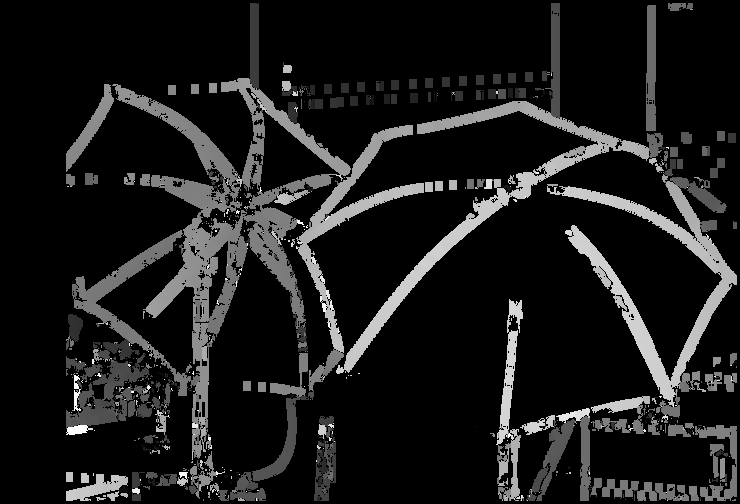

The Python source for this figure:
import numpy as np
import cv2
import sys
from mpl_toolkits import mplot3d
from matplotlib import pyplot as plt


# Hyperparameters ================================
FOCAL_LENGTH_PIXELS = 5806.559
# For Focal Length Calculation
SENSOR_LENGTH_MM = 22.2
SENSOR_HEIGHT_MM = 14.8
PHOTO_LENGTH_PIXELS = 3088
PHOTO_HEIGHT_PIXELS = 2056
# Resize image
IMAGE_LENGTH_PIXELS = 740
IMAGE_HEIGHT_PIXELS = 505
# Depth into the scene
DOFFS = 114.291 # in pixels
BASELINE = 174.019 # in mm

# Set threshold values for
THR1 = 20
THR2 = 125
NUM_DISPARITY = 4 # *16 -----4
BLOCK_SIZE = 1 # *2 + 5 -----0

USE_EDGE_DETECTION = True

WINDOW_DIS = 'Disparity'
WINDOW_EDGE = 'Edge'


# ================================================
# 1.2 Disparity Map
def getDisparityMap(imL, imR, numDisparities, blockSize):
    """
    Get the disparity map of the scene

    imL: the left image
    imR: the right image
    numDisparities: the maximum disparity minus minimum disparity
    blockSize: the size of the window used to match pixels
    """
    # Ensure blockSize is odd, within 5..255, and not larger than image width or height
    # blockSize = max(5, min(255, blockSize))
    # if blockSize % 2 == 0:
    #     blockSize += 1
    # blockSize = min(blockSize, imL.shape[1], imL.shape[0])

    stereo = cv2.StereoBM_create(numDisparities=numDisparities, blockSize=blockSize)

    disparity = stereo.compute(imL, imR)
    disparity = disparity - disparity.min() + 1 # Add 1 so we don't get a zero depth, later
    disparity = disparity.astype(np.float32) / 16.0 # Map is fixed point int with 4 fractional bits

    return disparity # floating point image
# ================================================
#
# 1.1 Focal Length Calculation
def calcRealFocalLength(sensorSize, imgSize, focalLength):
    """
    Calculate the real focal length of the camera

    The formula is: f = (sensorSize / resolution) * focalLength
    sensorSize: the size of the camera sensor in mm
    imgSize: the size of the image in pixels
    focalLength: the focal length of the camera in pixels
    """
    return (sensorSize / imgSize) * focalLength

def getEdgeMap(img, threshold1, threshold2):
    """
    Get the edge map of the image using Canny edge detection

    img: the image to detect edges in
    threshold1: the first threshold for the hysteresis procedure
    threshold2: the second threshold for the hysteresis procedure
    """
    # img = cv2.GaussianBlur(img, (5, 5), 0)
    imgCanny = cv2.Canny(img, threshold1, threshold2)
    return imgCanny

#  1.3 Views of the Scene
def calcDepthMap(disparityMap, f=FOCAL_LENGTH_PIXELS, DOFFS=DOFFS, Z=BASELINE):
    """
    Calculate the depth map of the scene

    disparityMap: the disparity map of the scene

    baseLine: the distance between the two cameras in mm
    f: the focal length of the camera in pixels
    d: the disparity map of the scene in pixels
    Z: the depth map of the scene in mm

    The formula is: Z = baseLine * (f / (d + DOFFS))
    """
    # f = calcRealFocalLength(SENSOR_LENGTH_MM, PHOTO_LENGTH_PIXELS, FOCAL_LENGTH_PIXELS)

    Z = BASELINE * (f / (disparityMap + DOFFS))
    return Z

# ================================================
#
def plot(depth):
    """
    Plot the 3D scene of the depth map

    depth: the depth map of the scene
    """
    low_threshold = 0 #40
    high_threshold = 10800 #60
    
    f = calcRealFocalLength(SENSOR_LENGTH_MM, PHOTO_LENGTH_PIXELS, FOCAL_LENGTH_PIXELS)
    rows, cols = np.where((depth > low_threshold) & (depth < high_threshold))
    z = depth[(depth > low_threshold) & (depth < high_threshold)]
    # x = (cols / len(cols) * PHOTO_HEIGHT_PIXELS) * (SENSOR_LENGTH_MM / PHOTO_HEIGHT_PIXELS) * (z / f)
    # y = (SENSOR_HEIGHT_MM / rows) * (z / f)
    x = (cols/IMAGE_LENGTH_PIXELS) * SENSOR_LENGTH_MM * (z / f)
    y = (rows/IMAGE_HEIGHT_PIXELS) * SENSOR_HEIGHT_MM * (z / f)
    # x = cols
    # y = rows
    print('finished')
    
    # Plt depths

    ax = plt.axes(projection ='3d')
    ax.view_init(elev=30, azim=45)
    # Plot the 3D scatter plot
    ax.scatter(x, z, y, 'green', s=0.1)
    ax.set_xlabel('x')
    ax.set_ylabel('z')
    ax.set_zlabel('y')
    plt.savefig('myplot.png', bbox_inches='tight') # Can also specify an image, e.g. myplot.png
    plt.show()

    # 2D plot viewed from above (X, Z coordinates)
    plt.figure()
    plt.scatter(x, z, s=0.1)
    plt.xlabel('x')
    plt.ylabel('z')
    plt.savefig('top_view.png', bbox_inches='tight')
    plt.show()

    # 2D plot viewed from the side (Y, Z)
    plt.figure()
    plt.scatter(y, z, s=0.1)
    plt.xlabel('y')
    plt.ylabel('z')
    plt.savefig('side_view.png', bbox_inches='tight')
    plt.show()
# ================================================
#
def concatImgs(imgs: list, labels: list):
    labeledImgs = []
    for i, img in enumerate(imgs):
        img = cv2.putText(img, labels[i], (10, 20), cv2.FONT_HERSHEY_SIMPLEX, 0.8, (255, 255, 255), 1, cv2.LINE_AA)
        labeledImgs.append(img)
    concat = np.concatenate(labeledImgs, axis=1) 
    concat = cv2.resize(concat, (0,0), fx=0.5, fy=0.5)
    return concat

def drawDisparityImage(numDisparity = None, blockSize = None, threshold1=None, threshold2=None):
    
    if numDisparity is None:
        numDisparity = cv2.getTrackbarPos('numDisparity', WINDOW_DIS)
    if blockSize is None:
        blockSize = cv2.getTrackbarPos('blockSize', WINDOW_DIS)
        
    if USE_EDGE_DETECTION:
        if threshold1 is None:
            threshold1 = cv2.getTrackbarPos('threshold1', WINDOW_EDGE)
        if threshold2 is None:
            threshold2 = cv2.getTrackbarPos('threshold2', WINDOW_EDGE)
            
        edgeL = getEdgeMap(imgL, threshold1, threshold2)
        edgeR = getEdgeMap(imgR, threshold1, threshold2)
        
        cv2.imshow(WINDOW_EDGE, edgeL)
    
        disparity = getDisparityMap(edgeL, edgeR, numDisparity*16, blockSize*2+5)
    else:
        disparity = getDisparityMap(imgL, imgR, numDisparity*16, blockSize*2+5)

    # Normalise for display
    disparityImg = np.interp(disparity, (disparity.min(), disparity.max()), (0.0, 1.0))

    # Show result
    cv2.imshow(WINDOW_DIS, disparityImg)
    
def drawEdgeDetected_threshold1(threshold1):
    drawDisparityImage(threshold1=threshold1)
    
def drawEdgeDetected_threshold2(threshold2):
    drawDisparityImage(threshold2=threshold2)
    
def drawDisparity_numDisparity(numDisparity):
    drawDisparityImage(numDisparity=numDisparity)
    
def drawDisparity_blockSize(blockSize):
    drawDisparityImage(blockSize=blockSize)

def compute_and_display_disparity(imgL, imgR, USE_EDGE_DETECTION, THR1, THR2, NUM_DISPARITY, BLOCK_SIZE, WINDOW_EDGE, WINDOW_DIS):
    # Create a window to display the image in
    cv2.namedWindow('Disparity', cv2.WINDOW_NORMAL)

    if USE_EDGE_DETECTION:
        cv2.imshow(WINDOW_EDGE, getEdgeMap(imgL, THR1, THR2))
        
        edgeL = getEdgeMap(imgL, THR1, THR2)
        edgeR = getEdgeMap(imgR, THR1, THR2)
        
        cv2.createTrackbar('threshold 1', WINDOW_EDGE, THR1, 255, drawEdgeDetected_threshold1)
        cv2.createTrackbar('threshold 2', WINDOW_EDGE, THR2, 255, drawEdgeDetected_threshold2)

        # Get disparity map
        disparity = getDisparityMap(edgeL, edgeR, NUM_DISPARITY*16, 5+BLOCK_SIZE*2)
    else:
        # Get disparity map
        disparity = getDisparityMap(imgL, imgR, NUM_DISPARITY*16, 5+BLOCK_SIZE*2)

    # Normalise for display
    disparityImg = np.interp(disparity, (disparity.min(), disparity.max()), (0.0, 1.0))

    cv2.imwrite('disparity_no_canny.png', disparityImg*255)
    # Show result
    cv2.imshow(WINDOW_DIS, disparityImg)

    cv2.createTrackbar('num of disparity', WINDOW_DIS, NUM_DISPARITY, 16, drawDisparity_numDisparity)
    cv2.createTrackbar('blockSize', WINDOW_DIS, BLOCK_SIZE, 16, drawDisparity_blockSize)

    cv2.imwrite('disparity.png', disparityImg*255)

    depth = calcDepthMap(disparity)
    # Show 3D plot of the scene
    plot(depth)


if __name__ == '__main__':
    # Calculate the real focal length of the camera
    focal_length = calcRealFocalLength(SENSOR_LENGTH_MM, PHOTO_LENGTH_PIXELS, FOCAL_LENGTH_PIXELS)

    # Load left image
    filename = 'umbrellaL.png'
    imgL = cv2.imread(filename, cv2.IMREAD_GRAYSCALE)
    # Check if the image was loaded
    if imgL is None:
        print('\nError: failed to open {}.\n'.format(filename))
        sys.exit()


    # Load right image
    filename = 'umbrellaR.png'
    imgR = cv2.imread(filename, cv2.IMREAD_GRAYSCALE)
    #  Check if the image was loaded
    if imgR is None:
        print('\nError: failed to open {}.\n'.format(filename))
        sys.exit()


    print("Please wait while the disparity map is calculated...")
    # # 1.2  Disparity Map
    # # Create a window to display the image in
    # cv2.namedWindow('Disparity', cv2.WINDOW_NORMAL)

    # if USE_EDGE_DETECTION:
    #     cv2.imshow(WINDOW_EDGE, getEdgeMap(imgL, THR1, THR2))
        
    #     edgeL = getEdgeMap(imgL, THR1, THR2)
    #     edgeR = getEdgeMap(imgR, THR1, THR2)
        
    #     cv2.createTrackbar('threshold 1', WINDOW_EDGE, THR1, 255, drawEdgeDetected_threshold1)
    #     cv2.createTrackbar('threshold 2', WINDOW_EDGE, THR2, 255, drawEdgeDetected_threshold2)

    #     # Get disparity map
    #     disparity = getDisparityMap(edgeL, edgeR, NUM_DISPARITY*16, 5+BLOCK_SIZE*2)
    # else:
    #     # Get disparity map
    #     disparity = getDisparityMap(imgL, imgR, NUM_DISPARITY*16, 5+BLOCK_SIZE*2)

    # # Normalise for display
    # disparityImg = np.interp(disparity, (disparity.min(), disparity.max()), (0.0, 1.0))

    # cv2.imwrite('disparity_no_canny.png', disparityImg*255)
    # # Show result
    # cv2.imshow(WINDOW_DIS, disparityImg)

    # cv2.createTrackbar('num of disparity', WINDOW_DIS, NUM_DISPARITY, 16, drawDisparity_numDisparity)
    # cv2.createTrackbar('blockSize', WINDOW_DIS, BLOCK_SIZE, 16, drawDisparity_blockSize)

    # cv2.imwrite('disparity.png', disparityImg*255)



    # THR1 = 100
    # THR2 = 200
    # NUM_DISPARITY = 16
    # BLOCK_SIZE = 5
    # WINDOW_EDGE = 'Edge Detection'
    # WINDOW_DIS = 'Disparity'

    compute_and_display_disparity(imgL, imgR, USE_EDGE_DETECTION, THR1, THR2, NUM_DISPARITY, BLOCK_SIZE, WINDOW_EDGE, WINDOW_DIS)

    # Compare different values of numDisparities and blockSize ------------------------------------ #
    # images = []
    # labels = []
    # for i in range(4):
    #     val = i * 16
    #     labels.append(f'numDisparities: {val}')
    #     disparity = getDisparityMap(edgeL, edgeR, val, 5+BLOCK_SIZE*2)
    #     disparityImg = np.interp(disparity, (disparity.min(), disparity.max()), (0.0, 1.0))
    #     images.append(disparityImg)
    # output = concatImgs(images, labels)
    # cv2.imwrite('report/disparity_compare_numDisparities_1.png', output*255)
    # cv2.imshow('comparison', output)
    
    # # Compare different values of numDisparities and blockSize ------------------------------------ #
    # images = []
    # labels = []
    # for i in range(4):
    #     val = (4+i) * 16
    #     labels.append(f'numDisparities: {val}')
    #     disparity = getDisparityMap(edgeL, edgeR, val, 5+BLOCK_SIZE*2)
    #     disparityImg = np.interp(disparity, (disparity.min(), disparity.max()), (0.0, 1.0))
    #     images.append(disparityImg)
    # output = concatImgs(images, labels)
    # cv2.imwrite('report/disparity_compare_numDisparities_2.png', output*255)
    # cv2.imshow('comparison', output)

    # # Compare different values of blockSize ------------------------------------------------------ #
    # images = []
    # labels = []    
    # for i in range(4):
    #     val = 5 + i*2
    #     labels.append(f'blockSize: {val}')
    #     disparity = getDisparityMap(edgeL, edgeR, NUM_DISPARITY*16, val)
    #     disparityImg = np.interp(disparity, (disparity.min(), disparity.max()), (0.0, 1.0))
    #     images.append(disparityImg)
    # output = concatImgs(images, labels)
    # cv2.imwrite('report/disparity_compare_blockSize_1.png', output*255)
    # cv2.imshow('comparison', output)

    # # Compare different values of blockSize ------------------------------------------------------ #
    # images = []
    # labels = []    
    # for i in range(4):
    #     val = 5 + (4+i)*2
    #     labels.append(f'blockSize: {val}')
    #     disparity = getDisparityMap(edgeL, edgeR, NUM_DISPARITY*16, val)
    #     disparityImg = np.interp(disparity, (disparity.min(), disparity.max()), (0.0, 1.0))
    #     images.append(disparityImg)
    # output = concatImgs(images, labels)
    # cv2.imwrite('report/disparity_compare_blockSize_2.png', output*255)
    # cv2.imshow('comparison', output)
    
    # Calculate the depth map of the scene -------------------------------------------------------- #
    # depth = calcDepthMap(disparity)

    # # Show 3D plot of the scene
    # plot(depth)

    # Wait for user to press space or escape
    while True:
        key = cv2.waitKey(1)
        if key == ord(' ') or key == 27:
            break

    cv2.destroyAllWindows()
    print('Done.')
    sys.exit()
